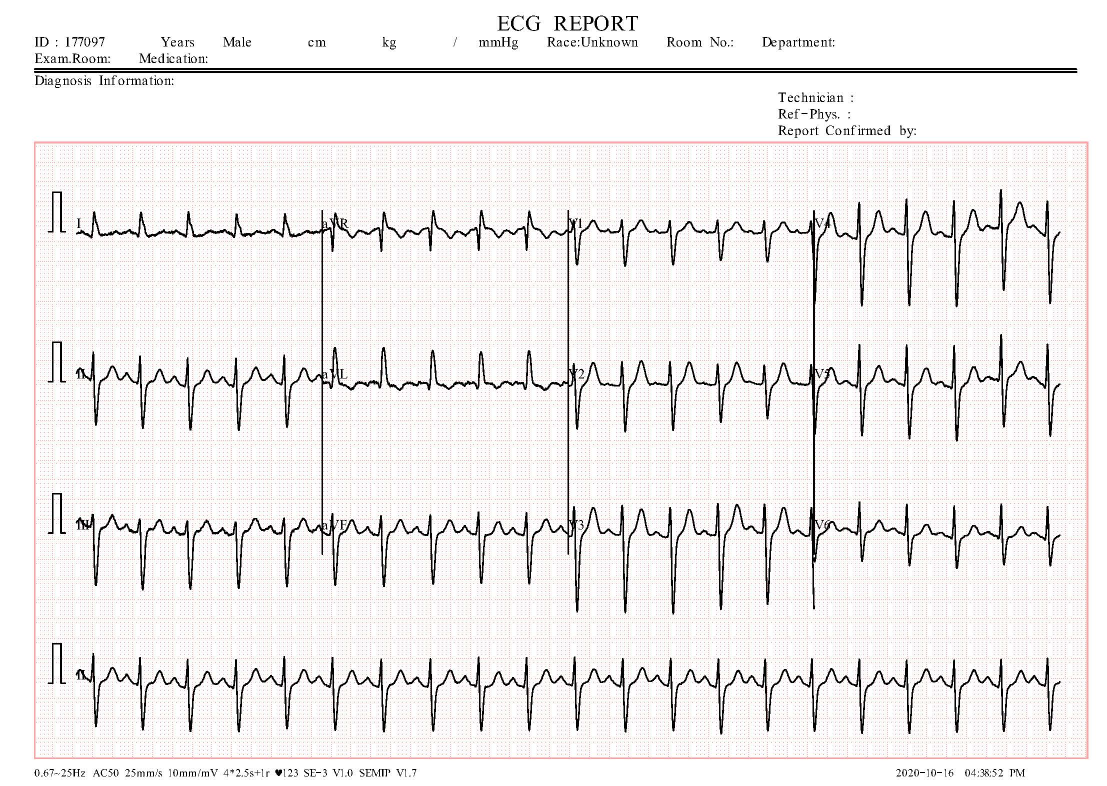
#> input picture data/raw/Abnormal_heartbeat/HB(106).jpg, 2213 x 1572 px, found by its file name (shown at 1/2 size); its folder holds only this picture in this run
$ python data_preprocessing.py
#> lines starting #> are read from the running program, lines starting #| are printed output that depends on the picture
import os
import cv2
from tqdm import tqdm

# Configuration
INPUT_DIR = "data/raw"
OUTPUT_DIR = "data/processed"
IMAGE_SIZE = (224, 224)  # For MobileNetV2

def denoise_image(img, method="clahe"):
    """Apply denoising to the grayscale image."""
    if method == "gaussian":
        return cv2.GaussianBlur(img, (5, 5), 0)
    elif method == "clahe":
        clahe = cv2.createCLAHE(clipLimit=2.0, tileGridSize=(8, 8))
        return clahe.apply(img)
    else:
        return img

def preprocess_and_save_image(input_path, output_path, denoise_method="clahe"):
    """Preprocess a single image and save it."""
#> called with input_path = 'data/raw/Abnormal_heartbeat/HB(106).jpg', denoise_method = 'clahe'
    try:
        img = cv2.imread(input_path, cv2.IMREAD_GRAYSCALE)
#> img: shape (1572, 2213); min 0, max 255, mean 238.3
        if img is None:
            print(f"Skipping unreadable file: {input_path}")
            return

        img = denoise_image(img, method=denoise_method)
        img = cv2.resize(img, IMAGE_SIZE)
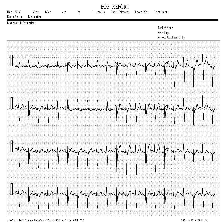
#> img: shape (224, 224); min 2, max 255, mean 233.5
        cv2.imwrite(output_path, img)
    except Exception as e:
        print(f"Error processing {input_path}: {e}")

def process_dataset(input_dir=INPUT_DIR, output_dir=OUTPUT_DIR, denoise_method="clahe"):
    """Process the entire dataset directory."""
    if not os.path.exists(output_dir):
        os.makedirs(output_dir)

    for class_name in os.listdir(input_dir):
        class_input_path = os.path.join(input_dir, class_name)
        class_output_path = os.path.join(output_dir, class_name)

        if not os.path.isdir(class_input_path):
            continue

        os.makedirs(class_output_path, exist_ok=True)

        print(f"Processing class: {class_name}")
        for filename in tqdm(os.listdir(class_input_path)):
            input_path = os.path.join(class_input_path, filename)
            output_path = os.path.join(class_output_path, filename)
            preprocess_and_save_image(input_path, output_path, denoise_method=denoise_method)
#> pass 2 of the loop in process_dataset, `for class_name in os.listdir(input_dir):`:
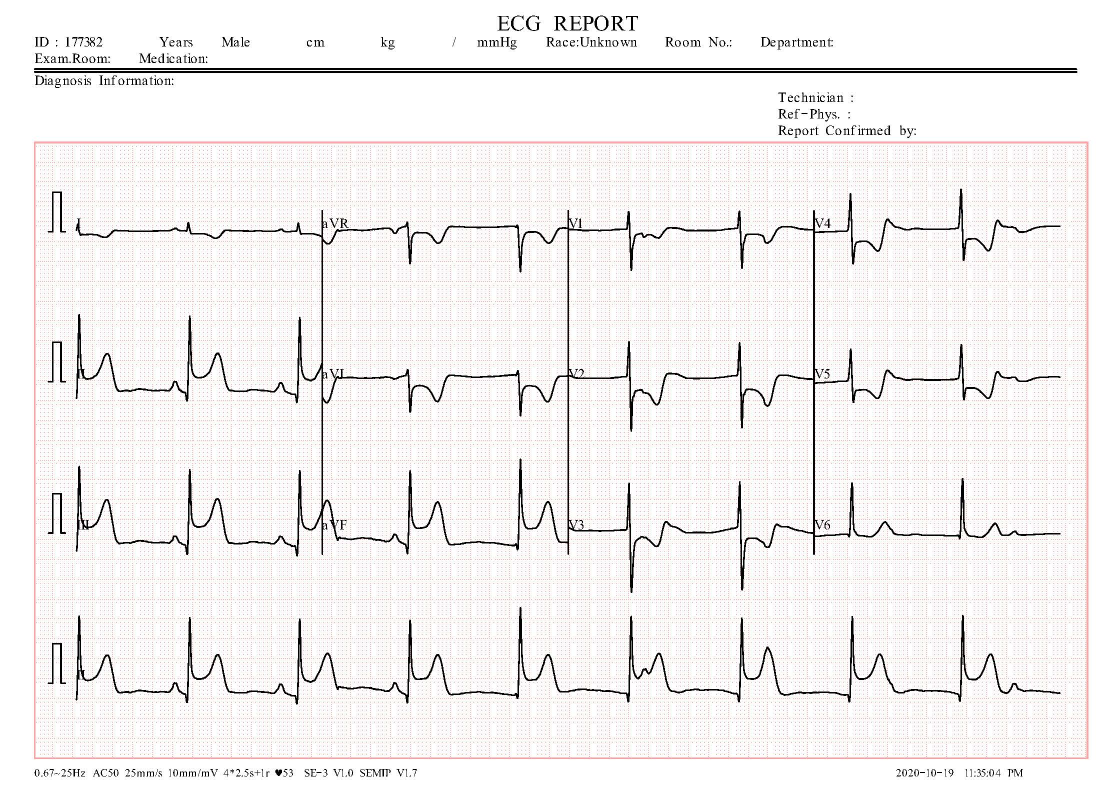
#> input picture data/raw/Myocardial_Infarction/MI(116).jpg, 2213 x 1572 px, found by its file name (shown at 1/2 size)
#> in preprocess_and_save_image (call 2), `img = cv2.resize(img, IMAGE_SIZE)`:
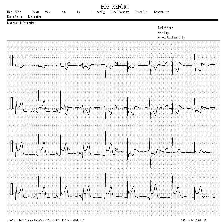
#> img: shape (224, 224); min 2, max 255, mean 236.2

if __name__ == "__main__":
    process_dataset()
